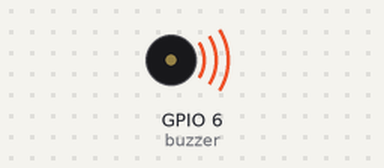
Recording of a program running on a simulated ESP32 board running MicroPython. Parts: buzzer (waves = sounding). What the program prints to the serial console is not drawn. At 10.1 s the program stops and its outputs stay as they are.

Above: at 0.1 s.
At 10.0 s:
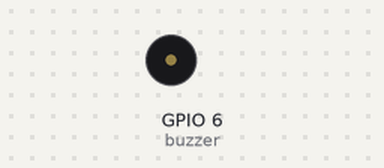
Timing chart, 0 to 11.5 s (numbered marks = the images above):
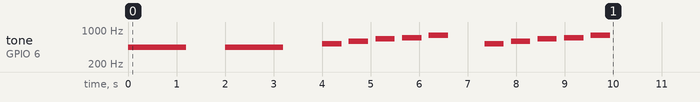

The program:

b3___.py
```python
from machine import Pin, PWM
import time

buzzer = PWM(Pin(6), freq=440, duty=0)

PEAK = 96                  # 음이 시작할 때의 소리 크기 (볼륨 6 쯤)
MIN_DUTY = 8               # 여음이 사라지기 직전의 소리 크기
FADE_STEPS = 12            # 줄이는 단계 수 (많을수록 부드럽다)

def play_flat(freq, ms):
    # 크기가 처음부터 끝까지 같다 : 끝에서 뚝 끊긴다
    buzzer.freq(freq)
    buzzer.duty(PEAK)
    time.sleep_ms(ms)
    buzzer.duty(0)

def play_decay(freq, ms):
    # 크기를 PEAK 에서 MIN_DUTY 까지 조금씩 줄인다 : 소리가 잦아든다
    buzzer.freq(freq)
    step_ms = ms // FADE_STEPS
    for i in range(FADE_STEPS):
        duty = PEAK - (PEAK - MIN_DUTY) * i // (FADE_STEPS - 1)
        buzzer.duty(duty)
        time.sleep_ms(step_ms)
    buzzer.duty(0)

try:
    print("1) 평평한 소리 - 라(440 Hz) 1.2초")
    play_flat(440, 1200)
    time.sleep_ms(800)

    print("2) 잦아드는 소리 - 같은 음, 같은 길이")
    play_decay(440, 1200)
    time.sleep_ms(800)

    print("3) 도 레 미 파 솔 : 평평 -> 잦아듦 차례로")
    for freq in (523, 587, 659, 698, 784):
        play_flat(freq, 400)
        time.sleep_ms(150)
    time.sleep_ms(600)
    for freq in (523, 587, 659, 698, 784):
        play_decay(freq, 400)
        time.sleep_ms(150)
finally:
    buzzer.duty(0)
    buzzer.deinit()
    print("끝")
```

Measured:
- by itself, tone on GPIO 6 (buzzer): plays 440 Hz for 1.2 s, 440 Hz for 1.2 s, 523 Hz for 0.40 s, 587 Hz for 0.40 s, 659 Hz for 0.40 s, 698 Hz for 0.40 s … (12 notes in this stretch)
